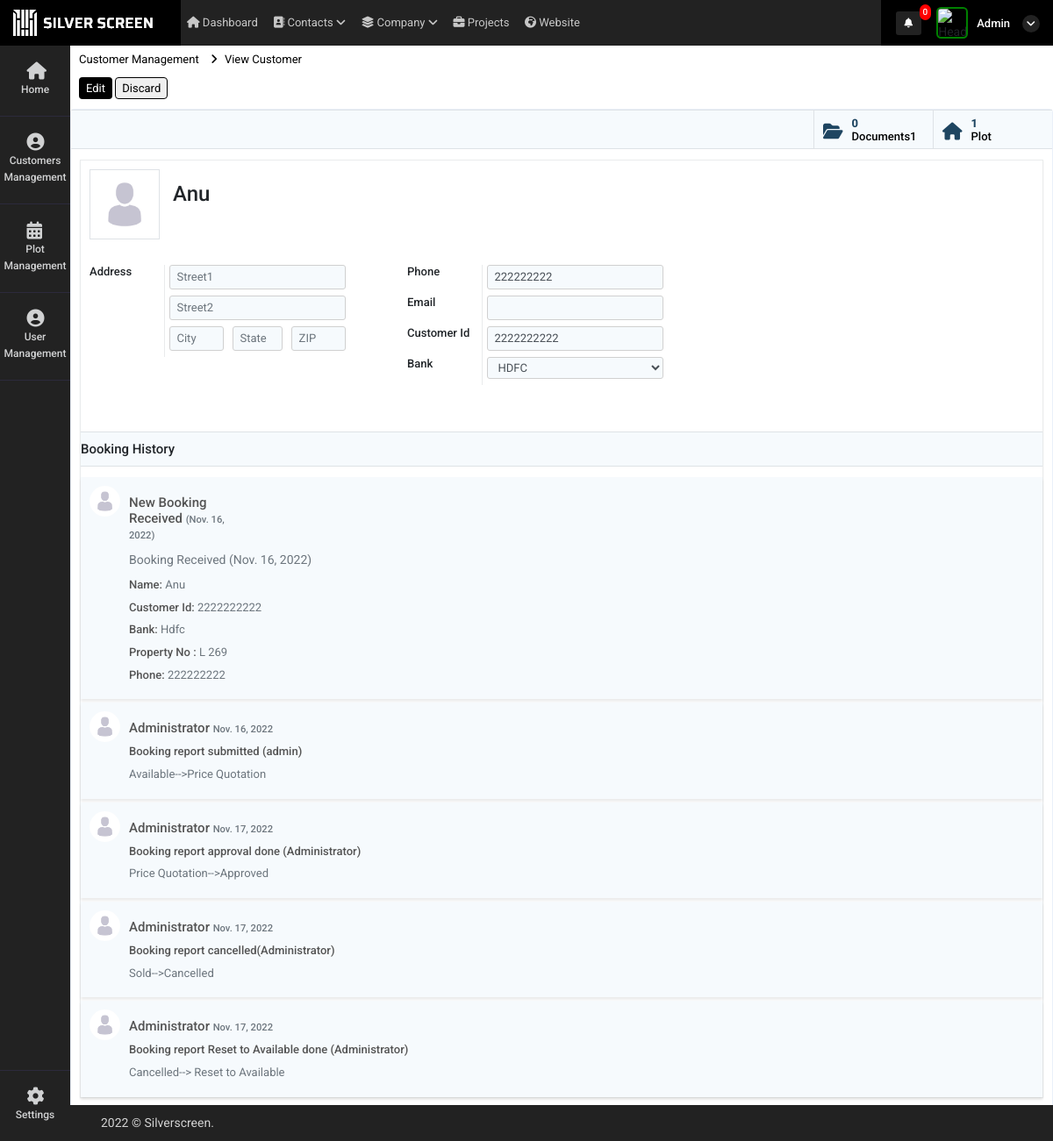
The app's page /customer_more_details?id=34 (signed in), older data.
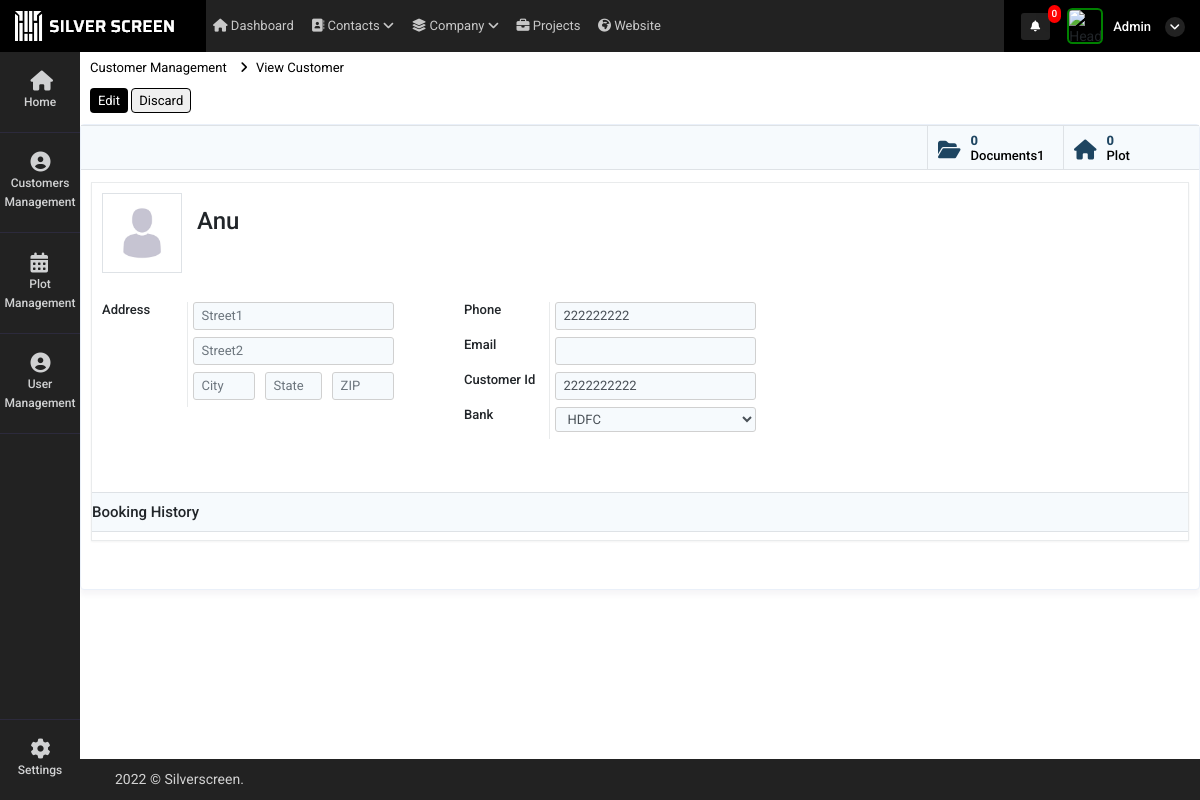
The same page, newer data.
### super_admin/models.py (models this page shows, shortened)
class common(models.Model):  # COMM0N
    dt = models.DateField(auto_now=True)
    tm = models.TimeField(auto_now=True)
    updated = models.DateTimeField(default=timezone.now)
    status = models.CharField(max_length=255, null=True)
    class Meta:
        abstract = True

class user_request_plot(common):
    customer_id = models.ForeignKey(Customer_details,on_delete=models.CASCADE,related_name="user_request_plot_customer_id", null=True)
    auth_user = models.ForeignKey(User,on_delete=models.CASCADE,related_name="user_request_plot_login_id", null=True)
    user_id = models.ForeignKey(user_Details,on_delete=models.CASCADE,related_name="user_request_plot_user_login_id", null=True)
    property_mapping_id = models.ForeignKey(intractive_map,on_delete=models.CASCADE,related_name="user_request_plot_user_login_id", null=True)
    name = models.CharField(max_length=255,null=True)
    booking_id = models.CharField(max_length=255,null=True)
    phone = models.CharField(max_length=255,null=True)
    bank = models.CharField(max_length=255,null=True)
    manager_id = models.ForeignKey(user_Details,on_delete=models.CASCADE,related_name="user_request_plot_manager_id", null=True)
    read_status = models.IntegerField(default=0)
    booking_status = models.IntegerField(null=True)
    reset_to_availale = models.IntegerField(null=True)
    available_status = models.IntegerField(default=1)
    bank_relation_id = models.ForeignKey(Bank_details,on_delete=models.CASCADE,related_name="user_request_plot_Bank_details_id", null=True)
    customer_doc_id = models.FileField(upload_to="customer_document",null=True)
    contract_certi = models.FileField(upload_to="customer_document",null=True)
    tax_certificate  = models.FileField(upload_to="customer_document",null=True)
    other_document = models.FileField(upload_to="customer_document",null=True)
    Price = models.FloatField(blank=True, null=True)

class intractive_map(models.Model):
    Name = models.CharField(max_length=255, null=True)
    customer_id_mapping = models.ForeignKey('super_admin.Customer_details',on_delete=models.SET_NULL,related_name="intractive_map_customer_id", null=True)
    customer_id = models.CharField(max_length=255,null=True)
    Phoneno = models.CharField(max_length=255, null=True)
    UnitNo = models.IntegerField(null=True)
    UnitNo_primary = models.IntegerField(null=True)
    BlockNo = models.CharField(max_length=255, null=True)
    UnitArea = models.FloatField(max_length=255, null=True)
    LandArea = models.FloatField(max_length=255, null=True)
    UType = models.CharField(max_length=255, null=True)
    Price = models.FloatField(blank=True, null=True)
    Bank = models.CharField(max_length=255,null=True)
    Status = models.CharField(max_length=255,null=True)
    dt = models.DateField(auto_now_add=True)
    tm = models.TimeField(auto_now_add=True)
    current_status = models.CharField(max_length=255,null=True)
    attached_file = models.FileField(upload_to="property_image",null=True)
    currency = models.CharField(max_length=255,null=True,default="SAR")
    Price_currency = models.CharField(max_length=255,null=True)
    bank_relation_id = models.ForeignKey(Bank_details,on_delete=models.CASCADE,related_name="intractive_map_Bank_details_id", null=True)

class booking_log(common):
    booking_id = models.ForeignKey(user_request_plot,on_delete=models.CASCADE,related_name="booking_log_id", null=True)
    intractive_map_id = models.ForeignKey(intractive_map,on_delete=models.CASCADE,related_name="booking_log_intractive_map_id_id", null=True)
    action_appy_user = models.ForeignKey(user_Details,on_delete=models.CASCADE,related_name="booking_log_user_login_id", null=True)
    auth_user = models.ForeignKey(User,on_delete=models.CASCADE,related_name="booking_log_auth_login_id", null=True)
    user_type = models.CharField(max_length=255,choices=login_user_type,null=True)
    d_text = models.TextField(null=True)
    status_content = models.TextField(null=True)
    log_type = models.CharField(max_length=255,choices=login_user_type,null=True)
    assigned_user_id =  models.ForeignKey(user_Details,on_delete=models.CASCADE,related_name="booking_log_assign_user_login_id", null=True)

### super_admin/views.py (the view)
# urls.py: path('customer_more_details',views.customer_more_details,name='customer_more_details'),
def customer_more_details(request):
    id = request.GET.get("id")
    data = Customer_details.objects.get(id=id)
    current_booking = ''
    try:
        current_booking = user_request_plot.objects.get(customer_id_id=data.id,available_status=1)
    except:
        pass
    booking_history = user_request_plot.objects.filter(customer_id_id=data.id).order_by("-id")
    bank_instance = Bank_details.objects.all()
    booking_history_count = booking_history.count()
    document_count = 0
    if data.customer_doc_id == None:
        pass
    elif data.customer_doc_id == '':
        pass
    else:
        document_count = document_count+1
    if data.contract_certi == None:
        pass
    elif data.contract_certi == '':
        pass
    else:
        document_count = document_count+1
    if data.tax_certificate == None:
        pass
    elif data.tax_certificate == '':
        pass
    else:
        document_count = document_count+1
    if data.other_document == None:
        pass
    elif data.other_document == '':
        pass
    else:
        document_count = document_count+1
    context = {
        'data':data,
        'current_booking':current_booking,
        'history':booking_history,
        'bank_instance':bank_instance,
        'booking_history_count':booking_history_count,
        'document_count':document_count
    }
    return render(request,'super_admin/customer_more_details.html',context)

### super_admin/templatetags/notification.py (called while the page is built, shortened)
@register.filter(name='get_notifications')
def get_notifications(value,args):
    user_dat = User.objects.get(id=value.id)
    st = user_dat.is_superuser
    data_count = ''
    if st == True:
        data_count = user_request_plot.objects.filter(read_status=0).count()
    return data_count

@register.filter(name='get_loginUsernameImage')
def get_loginUsernameImage(value,args):
    user_dat = User.objects.get(id=value.id)
    st = user_dat.is_superuser
    image_url = ''
    if st == True:
        image_url = 'http://10.10.10.119:8000/static/adminicon.jpg'
    else:
        user_data = user_Details.objects.get(auth_user=value.id)
        if user_data.atatchment == '':
            image_url = 'http://10.10.10.119:8000/static/adminicon.jpg'
        else:
            image_url ='../media/'+str(user_data.atatchment)
    return image_url

@register.filter(name='get_user_type')
def get_user_type(value,args):
    user_dat = User.objects.get(id=value.id)
    st = user_dat.is_superuser
    if st == True:
        return False

### super_admin/templates/super_admin/customer_more_details.html (shortened to what the changed rows need)
{% extends "super_admin/base.html" %}
{% load static %}
{% block content %}
 <div class="content">
     <div class="container-fluid px-0 customer-contact">
        <div class="row view" >
            <div class="col-lg-12 px-0">
                <div class="card" id="orderList">
                    <div class="card-body bb-0 pt-0 p-0">
                        <div>
                            <div class="d-flex justify-content-end nav nav-tabs nav-pay nav-contact mb-2">
                                <div>
                                    <ul class="nav" role="tablist">
                                        <li class="nav-item d-flex align-items-center">
                                            <a href="customer_view_booking_property_details?id={{data.id}}" class="nav-link active d-flex">
                                                <div class="line"><span class="txt-clr">{{booking_history_count}}</span><br>
                                                    <span>Plot</span></div>
                                            </a>
                                        </li>
                                    </ul>
                                </div>
                            </div>
                            <div class="payslip mb-5">
                                <div class="paytab w-100">
    <div class="tab-content text-muted pt-2">
        <div class="tab-pane active show" role="tabpanel">
            {% for i in history %}
                {% if i.available_status == 1 %}
                {% else %}
            <div class="row msging schdul-box mt-1">
                {% if j.user_type == "administrator" %}
                <img src="{% static 'adminicon.jpg' %}" alt="">
                {% else %}
                {% if j.assigned_user_id.atatchment == '' %}
                <img src="{% static 'adminicon.jpg' %}" alt="">
                {% elif j.assigned_user_id.atatchment == None %}
                <img src="{% static 'adminicon.jpg' %}" alt="">
                {% else %}
                <img src="../media/{{j.assigned_user_id.atatchment}}" alt="">
                {% endif %}
                {% endif %}
                <div>
                    <div class="row">
                        <div class="col px-0">
                            <h5>New Booking Received  <span> ({{i.dt}})</span></h5>
                        </div>
                        <div class="col px-0 d-flex align-items-center justify-content-end">
                        </div>
                    </div>
                    Booking Received  <span> ({{i.dt}})</span></h5>
                    <h6>Name: <span>{{i.name|title}}</span>
                    </h6>
                    <h6>Customer Id: <span>{{i.booking_id|title}}</span>
                    </h6>
                    <h6>Bank: <span>{{i.bank|title}}</span>
                    </h6>
                    <h6>Property No : <span>{{i.property_mapping_id.BlockNo}} {{i.property_mapping_id.UnitNo}}</span></h6>
                            <h6>Phone: <span>{{i.phone}}
                               </span></h6>
                </div>
            </div>
            {%endif%}
            {% for j in i.booking_log_id.all %}
            <div class="row msging schdul-box mt-1">
                {% if j.user_type == "administrator" %}
                <img src="{% static 'adminicon.jpg' %}" alt="">
                {% endif %}
                <div>
                    {% if j.user_type == "administrator" %}
                    <h5>{{j.user_type|title}}  <span> {{j.dt}}</span></h5>
                    {% else %}
                    <h5> {{j.auth_user.email|title}}  <span>{{j.dt}}</span></h5>
                    {% endif %}
                        <h6>{{j.d_text}}</span>
                        </h6>
                        <h6><span>{{j.status_content}}</span></h6>
                </div>
            </div>
            {% endfor %}
            {% endfor %}
        </div>
    </div>
</div>
                            </div>
                        </div>
                    </div>
                </div>
            </div>
        </div>
     </div>
 </div>
        {% endblock %}

Row changes from the older to the newer data that the page shows:
removed user_request_plot: available_status 0 (drawn), dt "Nov. 16, 2022", name "Anu", booking_id "2222222222", bank "Hdfc", property_mapping_id.BlockNo "L", property_mapping_id.UnitNo "269", phone "222222222"
removed booking_log: user_type "Administrator", dt "Nov. 16, 2022", d_text "Booking report submitted (admin)", status_content "Available-->Price Quotation"
removed booking_log: user_type "Administrator", dt "Nov. 17, 2022", d_text "Booking report approval done (Administrator)", status_content "Price Quotation-->Approved"
removed booking_log: user_type "Administrator", dt "Nov. 17, 2022", d_text "Booking report cancelled(Administrator)", status_content "Sold-->Cancelled"
removed booking_log: user_type "Administrator", dt "Nov. 17, 2022", d_text "Booking report Reset to Available done (Administrator)", status_content "Cancelled--> Reset to Available"
Text that changed along with them:
{{ booking_history_count }}: "1" → "0"
